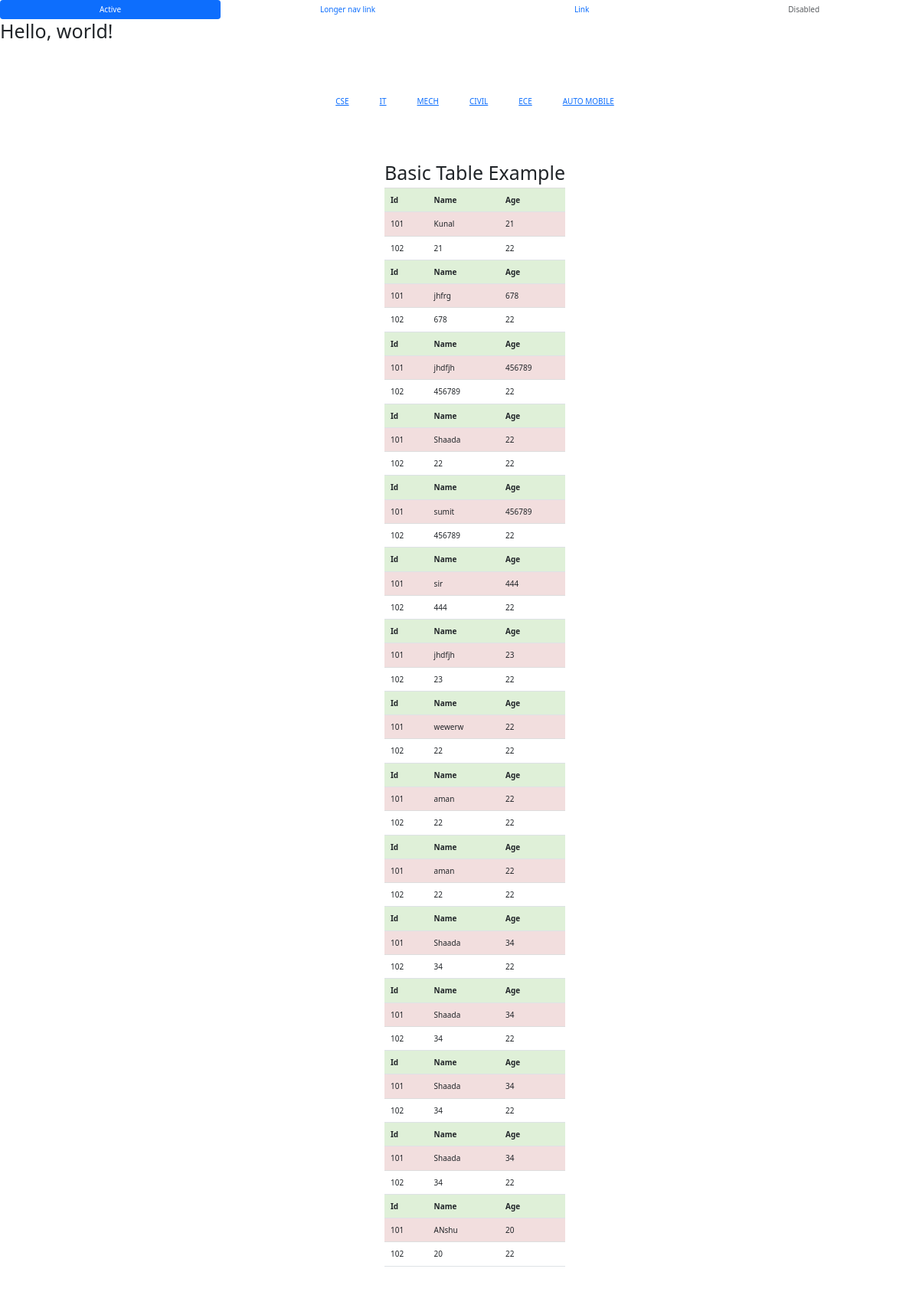
Page /show/ on the committed database.
### emps/models.py (models this page shows, shortened)
class Branch(models.Model):
    branch = models.CharField(max_length=222)
    def __str__(self):
        return self.branch

class Student(models.Model):
    name = models.CharField(max_length=222)
    age = models.PositiveIntegerField()
    branch = models.ForeignKey(Branch,on_delete=models.PROTECT)

### emps/views.py (the view)
# urls.py: path('show/',views.show,name='show'),
def show(request):
    dat=Branch.objects.all()
    data = Student.objects.all()
    return render (request,'show.html',{'dat':dat,"data":data})

### templates/show.html (shortened to what this page needs)
{% extends 'base.html' %}
{% block content %}
<div class="container">
    {% for b in dat %}
    <div class="branch">
        <a href="{% url 'filter' b %}">
            {{b.branch}}
        </a>
    </div>
        {% endfor %}
</div>
<div class="container">
<div class="table-responsive">
<div class="table-hover">
    <h1>Basic Table Example</h1>
  <table class="table "  >
    {% for i in data %}
    <tr class="success"><th>Id</th><th>Name</th><th>Age</th></tr>
    <tr class="danger"><td>101</td><td>{{i.name}}</td><td>{{i.age}}</td></tr>
    <tr class="success"></tr> <td>102</td><td>{{i.age}}</td><td>22</td></tr>
    <tr
    {% endfor %}
  </div>
</div>
</div>
{% endblock %}

### templates/show.html (style rules this page uses)
.container { display: flex; margin: 50px; justify-content: center; align-items: center; }
.branch { margin: 20px; cursor: pointer; }

### rows in the picture
Branch: branch "CSE"
Branch: branch "IT"
Branch: branch "MECH"
Branch: branch "CIVIL"
Branch: branch "ECE"
Branch: branch "AUTO MOBILE"
Student: name "Kunal", age "21"
Student: name "jhfrg", age "678"
Student: name "jhdfjh", age "456789"
Student: name "Shaada", age "22"
Student: name "sumit", age "456789"
Student: name "sir", age "444"
Student: name "jhdfjh", age "23"
Student: name "wewerw", age "22"
Student: name "aman", age "22"
Student: name "aman", age "22"
Student: name "Shaada", age "34"
Student: name "Shaada", age "34"
Student: name "Shaada", age "34"
Student: name "Shaada", age "34"
Student: name "ANshu", age "20"
